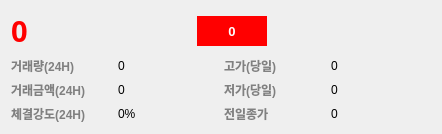
<?xml version="1.0" encoding="UTF-8"?>
<ui version="4.0">
 <class>Form</class>
 <widget class="QWidget" name="Form">
  <property name="geometry">
   <rect>
    <x>0</x>
    <y>0</y>
    <width>442</width>
    <height>116</height>
   </rect>
  </property>
  <property name="windowTitle">
   <string>Form</string>
  </property>
  <layout class="QVBoxLayout" name="verticalLayout">
   <item>
    <layout class="QHBoxLayout" name="horizontalLayout">
     <item>
      <widget class="QLabel" name="label_1">
       <property name="minimumSize">
        <size>
         <width>180</width>
         <height>0</height>
        </size>
       </property>
       <property name="maximumSize">
        <size>
         <width>16777215</width>
         <height>100</height>
        </size>
       </property>
       <property name="font">
        <font>
         <family>맑은 고딕</family>
         <pointsize>22</pointsize>
         <weight>75</weight>
         <bold>true</bold>
        </font>
       </property>
       <property name="styleSheet">
        <string notr="true">color:red;</string>
       </property>
       <property name="text">
        <string>0</string>
       </property>
      </widget>
     </item>
     <item>
      <widget class="QLabel" name="label_2">
       <property name="minimumSize">
        <size>
         <width>70</width>
         <height>30</height>
        </size>
       </property>
       <property name="maximumSize">
        <size>
         <width>70</width>
         <height>30</height>
        </size>
       </property>
       <property name="font">
        <font>
         <pointsize>10</pointsize>
         <weight>75</weight>
         <bold>true</bold>
        </font>
       </property>
       <property name="styleSheet">
        <string notr="true">background-color:red;color:white</string>
       </property>
       <property name="text">
        <string>0</string>
       </property>
       <property name="alignment">
        <set>Qt::AlignCenter</set>
       </property>
      </widget>
     </item>
     <item>
      <spacer name="horizontalSpacer">
       <property name="orientation">
        <enum>Qt::Horizontal</enum>
       </property>
       <property name="sizeHint" stdset="0">
        <size>
         <width>40</width>
         <height>20</height>
        </size>
       </property>
      </spacer>
     </item>
    </layout>
   </item>
   <item>
    <layout class="QGridLayout" name="gridLayout">
     <item row="0" column="0">
      <widget class="QLabel" name="label_3">
       <property name="font">
        <font>
         <weight>75</weight>
         <bold>true</bold>
        </font>
       </property>
       <property name="styleSheet">
        <string notr="true">color:gray</string>
       </property>
       <property name="text">
        <string>거래량(24H)</string>
       </property>
      </widget>
     </item>
     <item row="1" column="3">
      <widget class="QLabel" name="label_10">
       <property name="text">
        <string>0</string>
       </property>
      </widget>
     </item>
     <item row="1" column="2">
      <widget class="QLabel" name="label_9">
       <property name="font">
        <font>
         <weight>75</weight>
         <bold>true</bold>
        </font>
       </property>
       <property name="styleSheet">
        <string notr="true">color:gray</string>
       </property>
       <property name="text">
        <string>저가(당일)</string>
       </property>
      </widget>
     </item>
     <item row="1" column="0">
      <widget class="QLabel" name="label_7">
       <property name="font">
        <font>
         <weight>75</weight>
         <bold>true</bold>
        </font>
       </property>
       <property name="styleSheet">
        <string notr="true">color:gray</string>
       </property>
       <property name="text">
        <string>거래금액(24H)</string>
       </property>
      </widget>
     </item>
     <item row="1" column="1">
      <widget class="QLabel" name="label_8">
       <property name="text">
        <string>0</string>
       </property>
      </widget>
     </item>
     <item row="0" column="3">
      <widget class="QLabel" name="label_6">
       <property name="text">
        <string>0</string>
       </property>
      </widget>
     </item>
     <item row="0" column="2">
      <widget class="QLabel" name="label_5">
       <property name="font">
        <font>
         <weight>75</weight>
         <bold>true</bold>
        </font>
       </property>
       <property name="styleSheet">
        <string notr="true">color:gray</string>
       </property>
       <property name="text">
        <string>고가(당일)</string>
       </property>
      </widget>
     </item>
     <item row="0" column="1">
      <widget class="QLabel" name="label_4">
       <property name="text">
        <string>0</string>
       </property>
      </widget>
     </item>
     <item row="2" column="0">
      <widget class="QLabel" name="label_11">
       <property name="font">
        <font>
         <weight>75</weight>
         <bold>true</bold>
        </font>
       </property>
       <property name="styleSheet">
        <string notr="true">color:gray</string>
       </property>
       <property name="text">
        <string>체결강도(24H)</string>
       </property>
      </widget>
     </item>
     <item row="2" column="1">
      <widget class="QLabel" name="label_12">
       <property name="text">
        <string>0%</string>
       </property>
      </widget>
     </item>
     <item row="2" column="2">
      <widget class="QLabel" name="label_13">
       <property name="font">
        <font>
         <weight>75</weight>
         <bold>true</bold>
        </font>
       </property>
       <property name="styleSheet">
        <string notr="true">color:gray</string>
       </property>
       <property name="text">
        <string>전일종가</string>
       </property>
      </widget>
     </item>
     <item row="2" column="3">
      <widget class="QLabel" name="label_14">
       <property name="text">
        <string>0</string>
       </property>
      </widget>
     </item>
    </layout>
   </item>
  </layout>
 </widget>
 <resources/>
 <connections/>
</ui>
